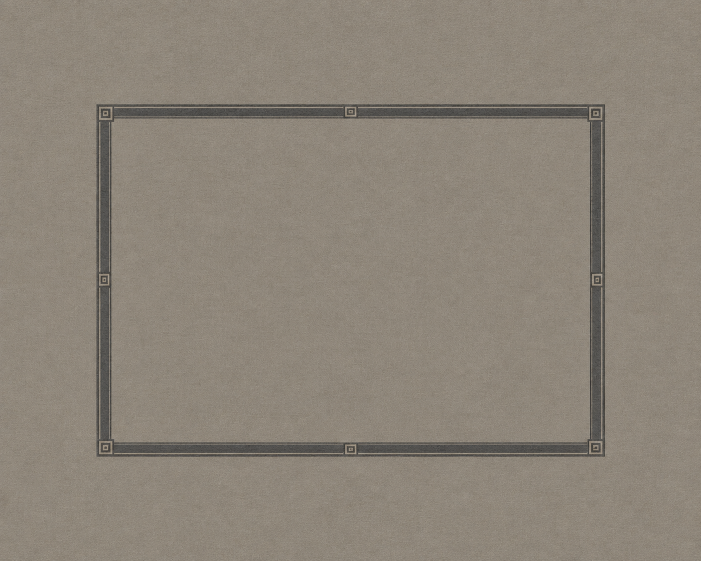
#> input picture QiuJi/Resources/TrainingRoom/Carpet_eastern.png, 1402 x 1122 px, given in place of rail-finesse-low-A-original.png, which was not available (shown at 1/2 size)
$ python audit_pixels.py ../../../QiuJi/Resources/TrainingRoom
#> lines starting #> are read from the running program, lines starting #| are printed output that depends on the picture; after the words box and inside, x2 and y2 are one past the last pixel; in counts of white or black regions, pixels touching at a corner belong together
#> in read, returned value is the input picture: PIL image 1402x1122 RGB; mean R, G, B 140.1, 132, 120.5
#> call 2 of read, with v = 'diagnostic-surfaceMask'
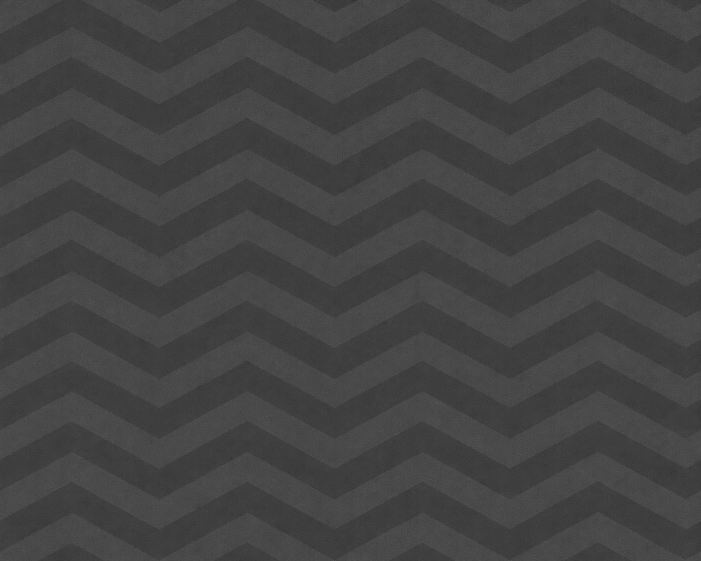
#> input picture QiuJi/Resources/TrainingRoom/Carpet_tournament.png, 1402 x 1122 px, given in place of rail-finesse-low-diagnostic-surfaceMask.png, which was not available (shown at 1/2 size)
#> in read, returned value is the input picture: PIL image 1402x1122 RGB; mean R, G, B 67.6, 67.5, 67.4
from pathlib import Path
from PIL import Image,ImageChops,ImageStat
import json,sys
root=Path(sys.argv[1]);rows=[]
def maximum_channel(im):
 r,g,b=im.split();return ImageChops.lighter(ImageChops.lighter(r,g),b)
#> after `r, g, b = im.split()`:
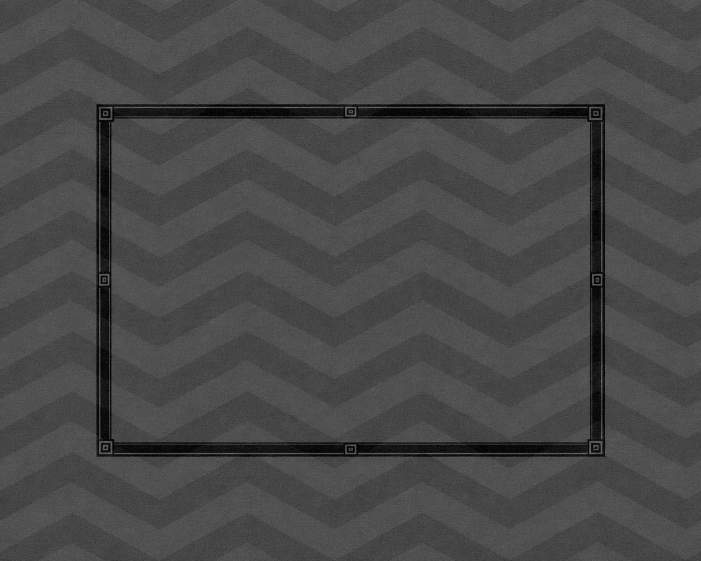
#> r: PIL image 1402x1122 L (shown at 1/2 size); min 0, max 126, mean 72.5
#> after `r, g, b = im.split()`:
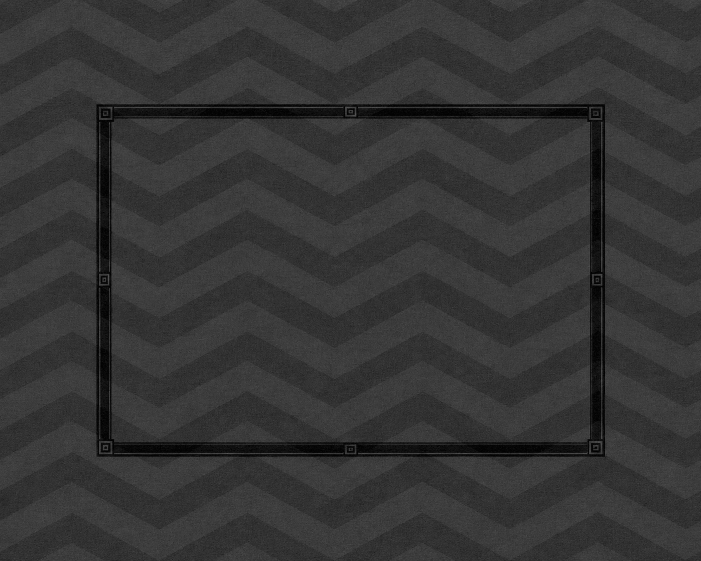
#> b: PIL image 1402x1122 L (shown at 1/2 size); min 0, max 101, mean 53.1
for view in ['low','oblique','detail','top']:
 def read(v):return Image.open(root/f'rail-finesse-{view}-{v}.png').convert('RGB')
 a=read('A-original');m=read('diagnostic-surfaceMask')
 mask=maximum_channel(ImageChops.difference(a,m)).point(lambda v:255 if v else 0)
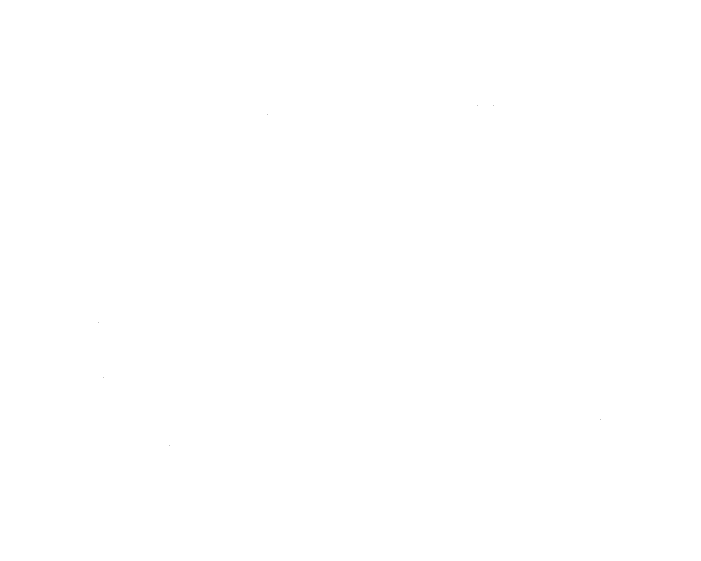
#> mask: PIL image 1402x1122 L (shown at 1/2 size); 100% white; black in thin lines or dots, all inside (x1, y1, x2, y2) = (196, 210, 1201, 891)
 inverse=ImageChops.invert(mask)
 baselineMean=ImageStat.Stat(a,mask).mean
#> baselineMean = [140.1, 132, 120.5]
 for variant in ['B-fiber','C-finesse']:
  b=read(variant);delta=maximum_channel(ImageChops.difference(a,b))
  outside=ImageChops.multiply(delta,inverse)
#> outside: PIL image 1402x1122 L; every value is 0
  histogram=outside.histogram();count=sum(histogram[1:]);maximum=outside.getextrema()[1]
#> after `histogram = outside.histogram()`: histogram = 256 values, max 1573044 at index 0, min 0 at index 1, mean 6144.7
#> after `count = sum(histogram[1:])`: count = 0
#> after `maximum = outside.getextrema()[1]`: maximum = 0
  row={'view':view,'variant':variant,'railMeanBeforeRGB':baselineMean,'railMeanAfterRGB':ImageStat.Stat(b,mask).mean,'outsideRailChangedPixels':count,'outsideRailMax8BitDelta':maximum,'changedPixelsOver2':sum(delta.histogram()[3:])}
#> row = {'view': 'low', 'variant': 'B-fiber', 'railMeanBeforeRGB': [140.1, 132, 120.5], 'railMeanAfterRGB': [67.63, 67.52, 67.44], 'outsideRailChangedPixels': 0, 'outsideRailMax8BitDelta': 0, 'changedPixelsOver2': 1571537}
  rows.append(row);print(json.dumps(row))
#> (printed output is left out)
#> (the run stopped early here; a loop or call above may not have finished)
